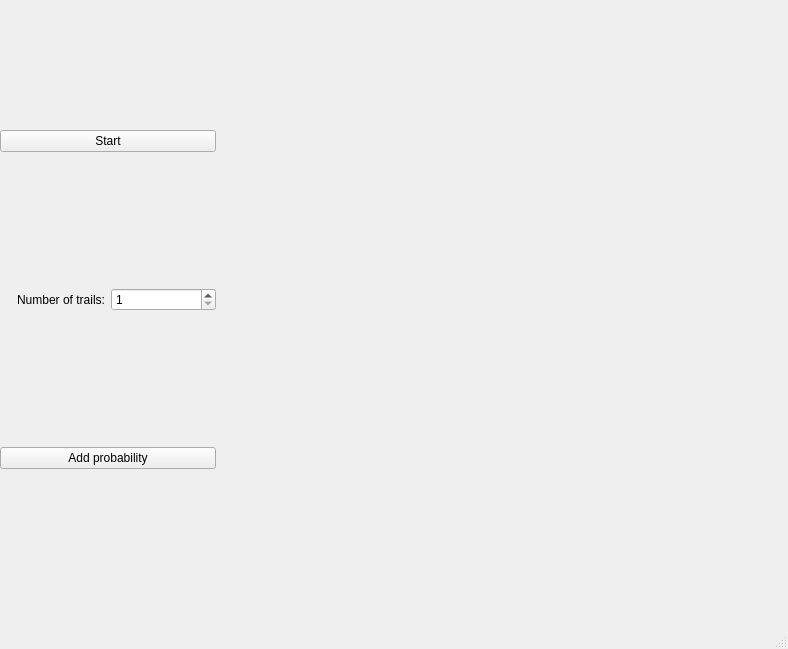
<?xml version="1.0" encoding="UTF-8"?>
<ui version="4.0">
 <class>MainWindow</class>
 <widget class="QMainWindow" name="MainWindow">
  <property name="geometry">
   <rect>
    <x>0</x>
    <y>0</y>
    <width>788</width>
    <height>649</height>
   </rect>
  </property>
  <property name="windowTitle">
   <string>MainWindow</string>
  </property>
  <widget class="QWidget" name="centralwidget">
   <property name="minimumSize">
    <size>
     <width>788</width>
     <height>603</height>
    </size>
   </property>
   <widget class="QWidget" name="">
    <property name="geometry">
     <rect>
      <x>0</x>
      <y>0</y>
      <width>822</width>
      <height>602</height>
     </rect>
    </property>
    <layout class="QHBoxLayout" name="horizontalLayout_3">
     <item>
      <layout class="QVBoxLayout" name="verticalLayout">
       <item>
        <layout class="QHBoxLayout" name="horizontalLayout_4">
         <item>
          <widget class="QPushButton" name="pushButton">
           <property name="text">
            <string>Start</string>
           </property>
          </widget>
         </item>
        </layout>
       </item>
       <item>
        <layout class="QHBoxLayout" name="horizontalLayout_2">
         <item>
          <widget class="QLabel" name="label_2">
           <property name="text">
            <string>Number of trails:</string>
           </property>
           <property name="alignment">
            <set>Qt::AlignmentFlag::AlignRight|Qt::AlignmentFlag::AlignTrailing|Qt::AlignmentFlag::AlignVCenter</set>
           </property>
          </widget>
         </item>
         <item>
          <widget class="QSpinBox" name="spinBox">
           <property name="minimum">
            <number>1</number>
           </property>
           <property name="maximum">
            <number>1000000</number>
           </property>
          </widget>
         </item>
        </layout>
       </item>
       <item>
        <layout class="QHBoxLayout" name="horizontalLayout">
         <item>
          <widget class="QPushButton" name="pushButton_2">
           <property name="text">
            <string>Add probability</string>
           </property>
          </widget>
         </item>
        </layout>
       </item>
      </layout>
     </item>
     <item>
      <widget class="QWidget" name="chartContainer" native="true">
       <property name="minimumSize">
        <size>
         <width>600</width>
         <height>600</height>
        </size>
       </property>
      </widget>
     </item>
    </layout>
   </widget>
  </widget>
  <widget class="QMenuBar" name="menubar">
   <property name="geometry">
    <rect>
     <x>0</x>
     <y>0</y>
     <width>788</width>
     <height>23</height>
    </rect>
   </property>
  </widget>
  <widget class="QStatusBar" name="statusbar"/>
 </widget>
 <resources/>
 <connections/>
</ui>
